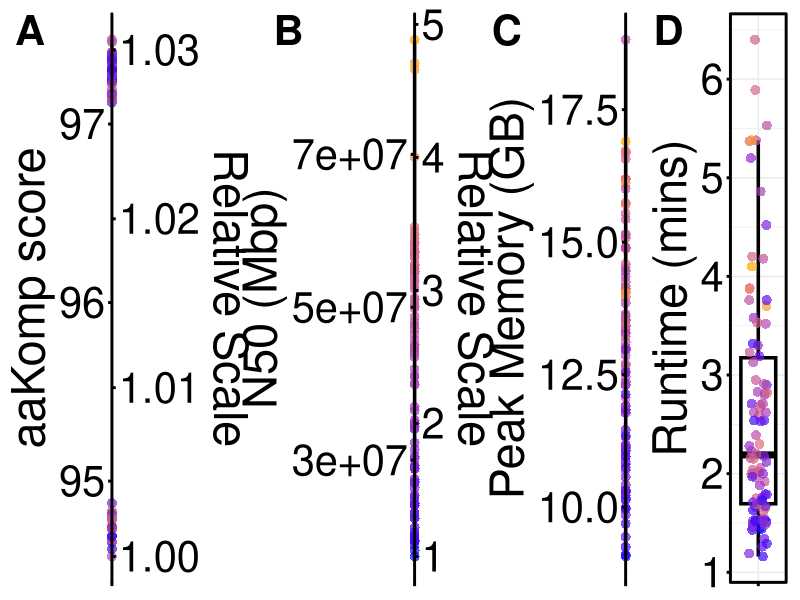

This chart was generated by the following R code:
library(ggplot2)
library(tidyr)
library(dplyr)
library(ggpubr)
library(cowplot)
library(readr)

hap1_hap2 <- read_delim("aakomp_fig4.tsv", 
                        delim = "\t", escape_double = FALSE, 
                        trim_ws = TRUE)
hap1_hap2$N50 <- as.numeric(hap1_hap2$N50)
hap1_hap2$sample_id <- seq_len(nrow(hap1_hap2))

df_subset <- hap1_hap2[, c("sample_id", "RAM_GB", "Time_Minutes", "aaKomp_score", "N50")]
df_long <- pivot_longer(df_subset, cols = c("RAM_GB", "Time_Minutes", "aaKomp_score", "N50"),
                        names_to = "Metric", values_to = "Value")

df_long <- df_long %>%
  left_join(hap1_hap2[, c("sample_id", "N50")], by = "sample_id") %>%
  rename(N50_value = N50)

df_summary <- df_long %>%
  group_by(Metric) %>%
  summarise(
    min = min(Value, na.rm = TRUE),
    q1 = quantile(Value, 0.25, na.rm = TRUE),
    mean = mean(Value, na.rm = TRUE),
    sd = sd(Value, na.rm = TRUE),
    q3 = quantile(Value, 0.75, na.rm = TRUE),
    max = max(Value, na.rm = TRUE)
  ) %>%
  mutate(
    y_pos = max + 0.05 * (max - min),
    stats_label = paste0("Min: ", round(min, 2), "\n",
                         "Q1: ", round(q1, 2), "\n",
                         "Mean: ", round(mean, 2), "\n",
                         "SD: ", round(sd, 2), "\n",
                         "Q3: ", round(q3, 2), "\n",
                         "Max: ", round(max, 2))
  )

create_boxplot <- function(metric_name, show_legend = FALSE) {
  df_metric <- df_long %>% filter(Metric == metric_name)
  df_summary_metric <- df_summary %>% filter(Metric == metric_name)
  
  ggplot(df_metric, aes(x = Metric, y = Value, color = N50_value)) +
    geom_boxplot(color = "black", fill = "white", outlier.shape = NA, size = 1.2) +
    geom_jitter(width = 0.2, height = 0, size = 3, shape = 16, alpha = 0.7) +  # larger dots
    labs(x = "", y = metric_name) +
    scale_color_gradient(low = "blue", high = "orange", name = "N50 (Mbp)") +
    theme_minimal() +
    theme(
      legend.position = if (show_legend) "left" else "none",
      axis.title = element_text(size = 34),
      axis.text = element_text(size = 30, color = "black"),
      panel.border = element_rect(color = "black", fill = NA, size = 1),
      axis.ticks = element_line(size = 1, color = "black"),
      plot.margin = margin(10, 10, 10, 10),
      legend.text = element_text(size = 14),
      legend.title = element_text(size = 16)
    ) +
    coord_cartesian(clip = "off")
}


custom_sec_axis <- function(min_val, max_val) {
  scale_y_continuous(
    limits = c(min_val, max_val),
    sec.axis = sec_axis(
      trans = ~ ./min_val,
      name = "Relative Scale"
    )
  )
}

range_n50 <- range(df_long$Value[df_long$Metric == "N50"], na.rm = TRUE)
range_aakomp <- range(df_long$Value[df_long$Metric == "aaKomp_score"], na.rm = TRUE)

p1 <- create_boxplot("RAM_GB") +
  theme(legend.position = "none", axis.text.x = element_blank()) +
  labs(x = NULL, y = "Peak Memory (GB)")

p2 <- create_boxplot("Time_Minutes") +
  theme(legend.position = "none", axis.text.x = element_blank()) +
  labs(x = NULL, y = "Runtime (mins)")

p3 <- create_boxplot("aaKomp_score", show_legend = TRUE) +  # only this one has legend
  custom_sec_axis(range_aakomp[1], range_aakomp[2]) +
  theme(axis.text.x = element_blank()
  ) +
  labs(x = NULL, y = "aaKomp score")

p4 <- create_boxplot("N50") +
  custom_sec_axis(range_n50[1], range_n50[2]) +
  theme(axis.text.x = element_blank()) +
  labs(x = NULL, y = "N50 (Mbp)")

final_plot <- plot_grid(
  plot_grid(p3 + theme(legend.position = "none"),
            p4, p1, p2,
            ncol = 4,
            rel_widths = c(1.6, 1.35, 1, 1),
            labels = c("A", "B", "C", "D"),
            label_size = 30),
  rel_widths = c(0.25, 4),  # adjust to give space for legend
  nrow = 1
)

print(final_plot)
